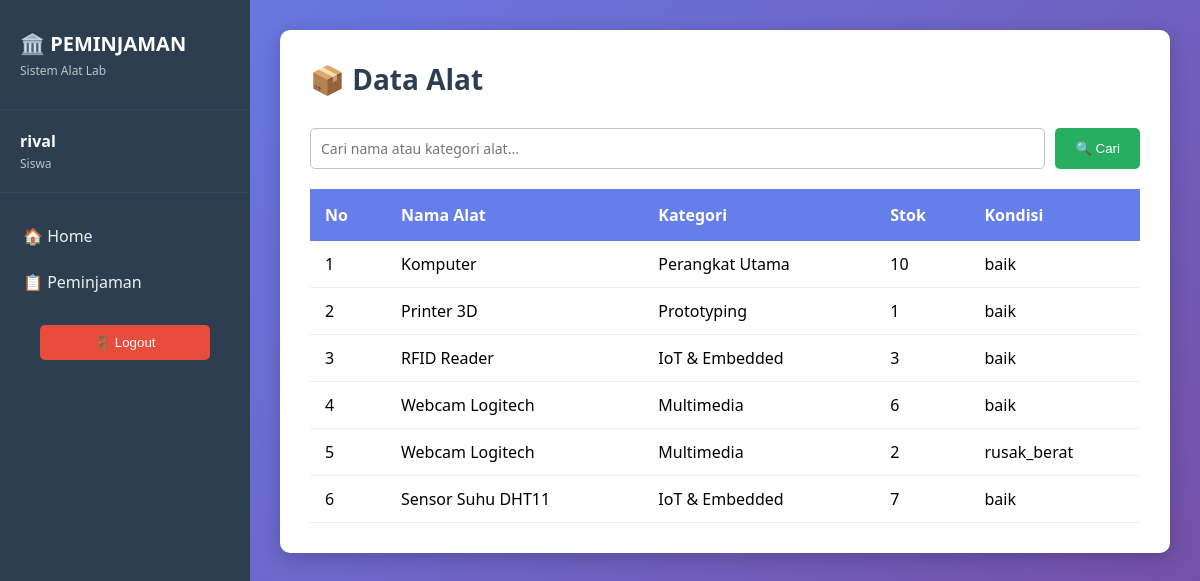
The app's page /peminjaman/index.php?page=alat (signed in) with its own data.
### tables this page shows
CREATE TABLE `alat` (
  `id` int NOT NULL,
  `nama` varchar(100) DEFAULT NULL,
  `kategori` varchar(50) DEFAULT NULL,
  `stok` int DEFAULT NULL,
  `kondisi` varchar(50) DEFAULT NULL
);

### peminjaman/app/controllers/AlatController.php (called while the page is built, shortened)
<?php
require_once __DIR__ . '/../models/AlatModel.php';
class AlatController {
  private $model;
  public function __construct() {
    $this->model = new AlatModel();
  }
  public function getAllAlat() {
    return $this->model->getAll();
  }
}
?>

### peminjaman/app/models/AlatModel.php (called while the page is built, shortened)
<?php
require_once __DIR__ . '/../../config/database.php';
class AlatModel {
  private $conn;
  public function __construct() {
    global $conn;
    $this->conn = $conn;
  }
  public function getAll() {
    $query = "SELECT * FROM alat";
    $result = mysqli_query($this->conn, $query);
    return mysqli_fetch_all($result, MYSQLI_ASSOC);
  }
}
?>

### peminjaman/app/views/alat/index.php (the view, shortened to what this page needs)
<div class="header">
  <h1>📦 Data Alat</h1>
</div>
<form method="GET" action="index.php?page=alat" style="margin-bottom: 20px;">
  <div style="display: flex; gap: 10px;">
    <input type="text" name="search" placeholder="Cari nama atau kategori alat..." value="<?php echo isset($_GET['search']) ? htmlspecialchars($_GET['search']) : ''; ?>" style="flex: 1; padding: 10px; border: 1px solid #bdc3c7; border-radius: 5px; font-size: 14px;">
    <button type="submit" class="btn btn-success" style="padding: 10px 20px;">🔍 Cari</button>
  </div>
</form>
<?php if (empty($alat)): ?>
  <div class="no-data">
    <p>Belum ada data alat.</p>
  </div>
<?php else: ?>
  <table>
    <thead>
      <tr>
        <th>No</th>
        <th>Nama Alat</th>
        <th>Kategori</th>
        <th>Stok</th>
        <th>Kondisi</th>
      </tr>
    </thead>
    <tbody>
      <?php $no = 1; foreach ($alat as $item): ?>
        <tr>
          <td><?php echo $no++; ?></td>
          <td><?php echo htmlspecialchars($item['nama']); ?></td>
          <td><?php echo htmlspecialchars($item['kategori']); ?></td>
          <td><?php echo $item['stok']; ?></td>
          <td><?php echo htmlspecialchars($item['kondisi']); ?></td>
        </tr>
      <?php endforeach; ?>
    </tbody>
  </table>
<?php endif; ?>

### peminjaman/app/views/layout/master.php (style rules this page uses)
* { margin: 0; padding: 0; box-sizing: border-box; }
body { font-family: 'Segoe UI', Tahoma, Geneva, Verdana, sans-serif; background: linear-gradient(135deg, #667eea 0%, #764ba2 100%); min-height: 100vh; display: flex; }
.header { display: flex; justify-content: space-between; align-items: center; margin-bottom: 30px; }
h1 { color: #2c3e50; font-size: 28px; }
.btn { padding: 10px 20px; background: #667eea; color: white; border: none; border-radius: 5px; text-decoration: none; cursor: pointer; transition: all 0.3s; display: inline-block; }
.btn-success { background: #27ae60; }
input[type="text"], input[type="password"], input[type="email"], input[type="date"], input[type="number"], select, textarea { width: 100%; padding: 12px; border: 1px solid #bdc3c7; border-radius: 5px; font-size: 16px; transition: border-color 0.3s; font-family: inherit; }
table { width: 100%; border-collapse: collapse; margin-top: 20px; }
th { background: #667eea; color: white; padding: 15px; text-align: left; font-weight: bold; }
td { padding: 12px 15px; border-bottom: 1px solid #ecf0f1; }

### records on screen
alat: nama "Komputer", kategori "Perangkat Utama", stok "10", kondisi "baik"
alat: nama "Printer 3D", kategori "Prototyping", stok "1", kondisi "baik"
alat: nama "RFID Reader", kategori "IoT & Embedded", stok "3", kondisi "baik"
alat: nama "Webcam Logitech", kategori "Multimedia", stok "6", kondisi "baik"
alat: nama "Webcam Logitech", kategori "Multimedia", stok "2", kondisi "rusak_berat"
alat: nama "Sensor Suhu DHT11", kategori "IoT & Embedded", stok "7", kondisi "baik"

### other values on screen
$_SESSION['user']['username'] "rival"
$_SESSION['user']['role'] "Siswa"
